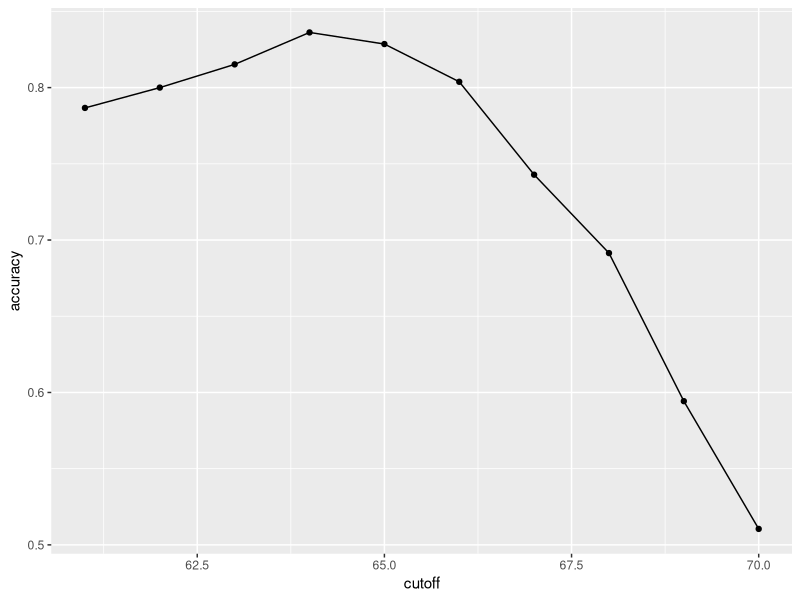
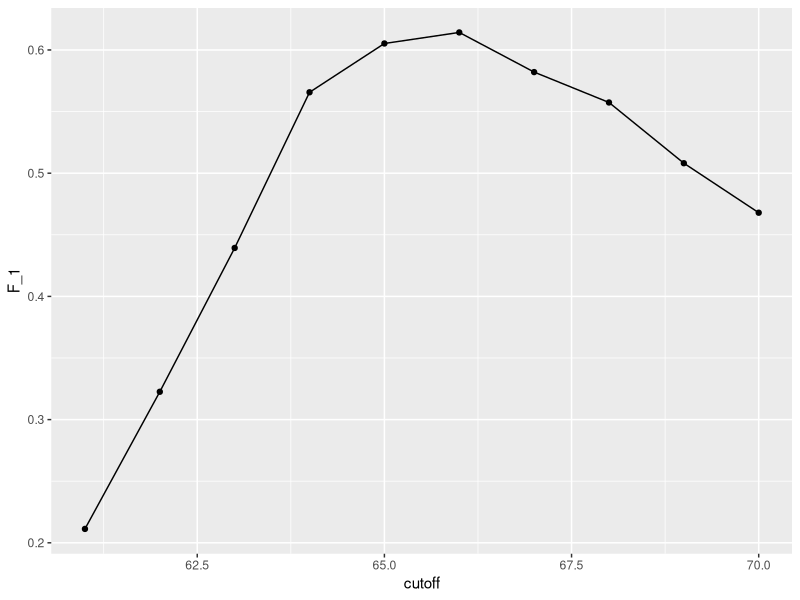

Recreate these plots in R, in order.
library(tidyverse)
library(caret)
library(dslabs)
data(heights)

# define the outcome and predictors

y <- heights$sex
x <- heights$height

# generate training and test sets

set.seed(2, sample.kind = "Rounding") # if using R 3.5 or earlier, remove the sample.kind argument
test_index <- createDataPartition(y, times = 1, p = 0.5, list = FALSE)
test_set <- heights[test_index, ]
train_set <- heights[-test_index, ]

# guess the outcome

y_hat <- sample(c("Male", "Female"), length(test_index), replace = TRUE)
y_hat <- sample(c("Male", "Female"), length(test_index), replace = TRUE) %>% 
  factor(levels = levels(test_set$sex))

# compute Overall Accuracy

mean(y_hat == test_set$sex)
heights %>% group_by(sex) %>% summarize(mean(height), sd(height))
y_hat <- ifelse(x > 62, "Male", "Female") %>% factor(levels = levels(test_set$sex))
mean(y == y_hat)

# examine the accuracy of 10 cutoffs

cutoff <- seq(61, 70)
accuracy <- map_dbl(cutoff, function(x){
  y_hat <- ifelse(train_set$height > x, "Male", "Female") %>% 
    factor(levels = levels(test_set$sex))
  mean(y_hat == train_set$sex)
})

# plot accuracy graphically

data.frame(cutoff, accuracy) %>% 
  ggplot(aes(cutoff, accuracy)) + 
  geom_point() + 
  geom_line() 
max(accuracy)


# recreate algorithm to maximize F-score instead of Overall Accuracy

cutoff <- seq(61, 70)
F_1 <- map_dbl(cutoff, function(x){
  y_hat <- ifelse(train_set$height > x, "Male", "Female") %>% 
    factor(levels = levels(test_set$sex))
  F_meas(data = y_hat, reference = factor(train_set$sex))
})


data.frame(cutoff, F_1) %>% 
  ggplot(aes(cutoff, F_1)) + 
  geom_point() + 
  geom_line()

max(F_1)

# define which height is best cut off with respect to F-score

best_cutoff <- cutoff[which.max(F_1)]
best_cutoff
